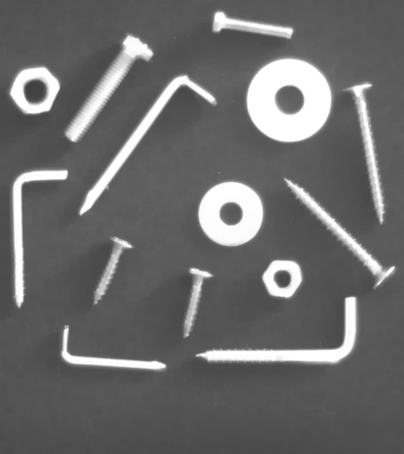
%> input picture Practicas/Examenes_julio/TerceraPruebaPractica_2Conv/TerceraPruebaPractica_2Conv/Imagenes/Test/Test01.bmp, 404 x 454 px
$ octave AplicacionAlgoritmo2_QDA.m   (GNU Octave 9; MATLAB toolbox functions it lacks are replaced by stand-ins)
%> lines starting %> are read from the running program, lines starting %| are printed output that depends on the picture; in (x1, y1, x2, y2) boxes, pixels count from 0 and x2, y2 are one past the last pixel; in counts of white or black regions, pixels touching at a corner belong together; the program's own positions count from 1
### Practicas/Examenes_julio/TerceraPruebaPractica_2Conv/TerceraPruebaPractica_2Conv/Funciones/estandarizar.m
function [I,Z,Ietiq,N] = estandarizar(ruta)
%> called with ruta = '../Imagenes/Test/Test01.bmp'
I=imread(ruta);
%> I is the input picture: size 454x404 uint8; min 65, max 255, mean 106.6
[Ietiq,N]=funcion_Segmenta_Imagen(I);

         if N>0
              Y=ones(N,1);
              X=funcion_calcula_descriptores_imagen(Ietiq,N);
         else
             X=[];
             Y=[];
         end

medias=mean(X);
desv=std(X);
desv(desv==0)=eps;
Z=X;
for i=1:size(X,1)
    for j=1:22
        Z(i,j)=(X(i,j)-medias(j))/desv(j); % quitamos el primer for Z(:,j)=(X(:,j)-medias(j))/desv(j);
    end
end
end

### Practicas/Examenes_julio/TerceraPruebaPractica_2Conv/TerceraPruebaPractica_2Conv/Funciones/funcion_Segmenta_Imagen.m
function [Ietiq,N] = funcion_Segmenta_Imagen(I)
% binarizar la imagen
Ibin= I > 250*graythresh(I);
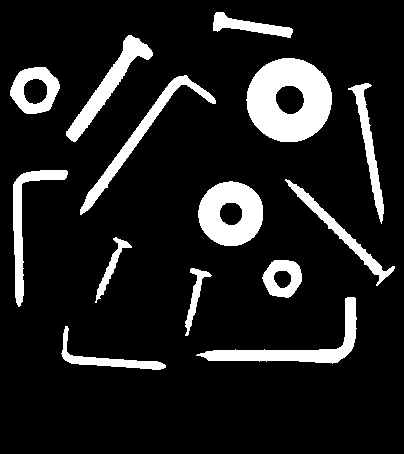
%> Ibin: size 454x404 logical; 12.7% white; 14 white regions, largest, box (x1, y1, x2, y2) and area: (246, 58, 332, 142) 5047, (198, 181, 263, 246) 2932, (196, 297, 357, 364) 2257

[Ietiq,N]=bwlabel(Ibin);
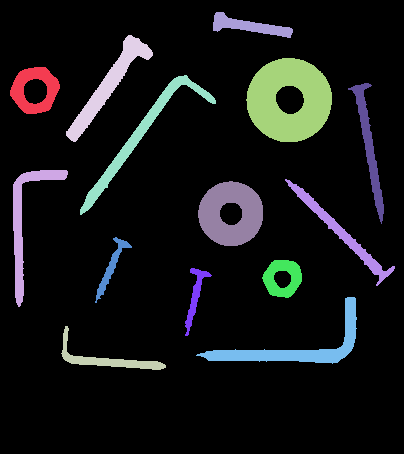
%> Ietiq: size 454x404 double; 15 distinct labels, from 0 to 14; one colour per label, 0 black
%> N = 14
end

### Practicas/Examenes_julio/TerceraPruebaPractica_2Conv/TerceraPruebaPractica_2Conv/Funciones/funcion_calcula_descriptores_imagen.m
function XImagen = funcion_calcula_descriptores_imagen(Ietiq,N)
%> called with N = 14
XImagen=zeros(N,23);
stats=regionprops(Ietiq,'Circularity','Eccentricity','Solidity','EulerNumber');
%> stats = 14 regions; first 5, Eccentricity, EulerNumber, Circularity and Solidity: 0.322 0 0.709 0.721, 0.965 1 0.151 0.365, 0.98 1 0.162 0.395, 0.988 1 0.279 0.685, 0.987 1 0.131 0.377
Circ=cat(1,stats.Circularity);
%> Circ = [0.709; 0.151; 0.162; 0.279; 0.131; 0.204; 0.208; 0.16; 0.878; 0.305; 0.887; 0.773; 0.144; 0.151]
Ecc=cat(1,stats.Eccentricity);
%> Ecc = [0.322; 0.965; 0.98; 0.988; 0.987; 0.989; 0.985; 0.964; 0.139; 0.989; 0.168; 0.342; 0.997; 0.997]
Sol=cat(1,stats.Solidity);
%> Sol = [0.721; 0.365; 0.395; 0.685; 0.377; 0.537; 0.525; 0.379; 0.866; 0.681; 0.88; 0.782; 0.537; 0.562]
numEulier=cat(1,stats.EulerNumber);
%> numEulier = [0; 1; 1; 1; 1; 1; 1; 1; 0; 1; 0; 0; 1; 1]
if N > 0
    BoudingBox=zeros(N,1);
for i=1:N
etiq=i;
Ib_etiq=Ietiq==etiq;
[f,c]= find(Ib_etiq);

fmin=min(f)-0.5;
fmax=max(f)+0.5;
cmin=min(c)-0.5;
cmax=max(c)+0.5;
ABB=(cmax-cmin)*(fmax-fmin);
numPixObjeto=sum(Ib_etiq(:));
BoudingBox(i,1)=numPixObjeto/ABB;
end
%> this loop made 14 passes
%> (fmin, fmax, cmin, cmax, ABB, numPixObjeto) on passes 1 to 12: (67.5, 114.5, 10.5, 60.5, 2350, 1302), (170.5, 307.5, 13.5, 68.5, 7535, 1543), (326.5, 370.5, 61.5, 166.5, 4620, 937), (35.5, 142.5, 66.5, 153.5, 9309, 1957), (75.5, 215.5, 80.5, 216.5, 19040, 1938), (237.5, 303.5, 95.5, 132.5, 2442, 489), (268.5, 336.5, 185.5, 212.5, 1836, 494), (297.5, 364.5, 196.5, 357.5, 10787, 2257), (181.5, 246.5, 198.5, 263.5, 4225, 2932), (12.5, 38.5, 213.5, 293.5, 2080, 869), (58.5, 142.5, 246.5, 332.5, 7224, 5047), (260.5, 298.5, 262.5, 302.5, 1520, 941)
%> pass 1, in funcion_calcula_descriptores_imagen, `Ib_etiq=Ietiq==etiq;`:
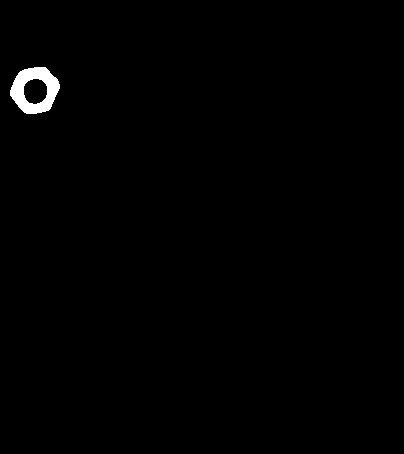
%> Ib_etiq: size 454x404 logical; 0.71% white; 1 white region, box (x1, y1, x2, y2) and area: (10, 67, 60, 114) 1302
%> pass 2, in funcion_calcula_descriptores_imagen, `Ib_etiq=Ietiq==etiq;`:
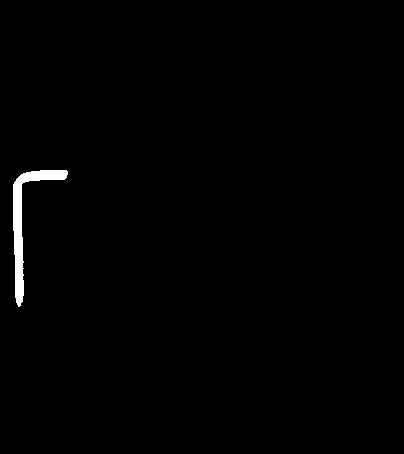
%> Ib_etiq: size 454x404 logical; 0.84% white; 1 white region, box (x1, y1, x2, y2) and area: (13, 170, 68, 307) 1543
%> pass 3, in funcion_calcula_descriptores_imagen, `Ib_etiq=Ietiq==etiq;`:
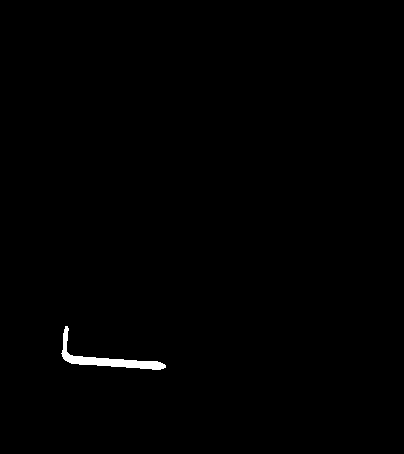
%> Ib_etiq: size 454x404 logical; 0.51% white; 1 white region, box (x1, y1, x2, y2) and area: (61, 326, 166, 370) 937
%> after the loop, BoudingBox = [0.554; 0.205; 0.203; 0.21; 0.102; 0.2; 0.269; 0.209; 0.694; 0.418; 0.699; 0.619; 0.109; 0.24]
end
%> the run ends on the next line
 X=funcion_calcula_ExtentIR_HU_DF(Ietiq,N);
XImagen= [Circ Ecc Sol BoudingBox X numEulier];
end

### Practicas/Examenes_julio/TerceraPruebaPractica_2Conv/TerceraPruebaPractica_2Conv/04_Aplicacion/AplicacionAlgoritmo2_QDA.m
clc, clear, close all

addpath('..\Funciones\');
ruta='../Imagenes/Test/';
nombreImage='Test01.bmp';
[I,Z,Ietiq,N]=estandarizar([ruta nombreImage]);
